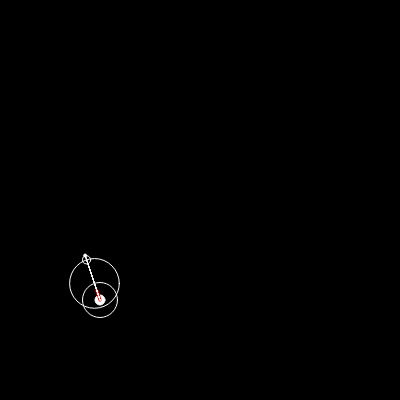
Frame 1 (no input)
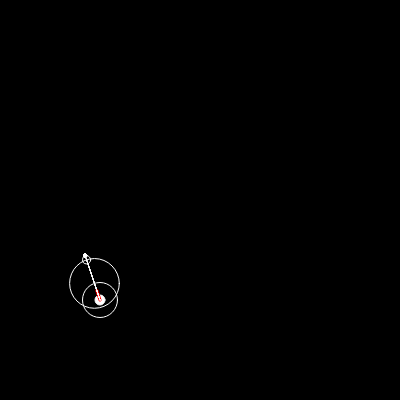
Frame 60 (no input)
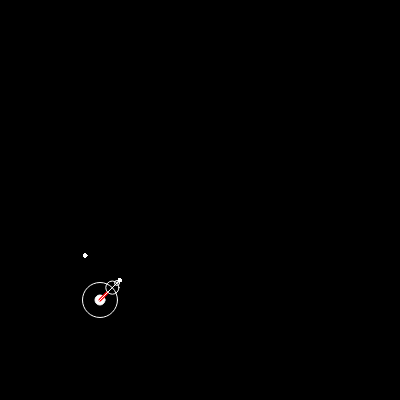
Frame 120 (the mouse pressed at the canvas centre since frame 60)

The p5.js sketch that drew these frames (run headless with seeded random() and noise() and a simulated clock; from frame 60 on, the mouse is pressed at the canvas centre):

// p5.js sketch
// ── sketch.js
let canvas_width = 400;
let canvas_height = 400;
let scene = [];
let threshold = 1;
let particle;
let rendered = [];

function setup() {
  createCanvas(canvas_width, canvas_height);

  //random arrangement of objects
  let num_sq = Math.ceil(random(2,6));
  console.log(num_sq)
  for(let i=0; i<num_sq; i++){
    let center = createVector(random(0,canvas_width), random(0,canvas_height));
    scene.push(new Square(center, random(0, 200), random(0,200), random(0,360)));
  }

  let num_ci = Math.ceil(random(2,6));
  for(let i=0; i<num_ci; i++){
    let center = createVector(random(0,canvas_width), random(0,canvas_height));
    scene.push(new Circle_Obj(center, random(0, 100)));
  }

  //uncomment for predetermined arrangement of objects
  // scene.push(new Circle_Obj(createVector(100, 100), 100));
  // scene.push(new Circle_Obj(createVector(400, 400), 150));
  // scene.push(new Square(createVector(200, 100), 50, 100, 30));
  // scene.push(new Square(createVector(350, 300), 100, 200, 0));
  // scene.push(new Square(createVector(400, 0), 100, 200, 10));

  //the origin point of the sphere tracing
  particle = new Particle(createVector(100, 300));
  fill(255);
  stroke(255);
}

function draw() {
  //particle.add_angle(0.01); //uncomment to auto rotate the partical (no mouse)
  background(0);

  //point ray at mouse
  particle.lookAt(mouseX, mouseY);

  let frames_circles = [];
  let frames_lines = [];
  let draw = true;
  let curr_pos = particle.pos.copy();
  let min = Infinity;
  particle.show();

  //uncomment to render all objects
  // for(let item of scene){
  //   item.show()
  // }

  //implement sphere tracing algorithm
  while(min>0.01){

    //find the closest object (and thus the biggest possible radius of next 'sphere')
    min = Infinity;
    for(let item of scene){
      distance = item.distance(curr_pos);
      if(distance < min){
        min = distance;
      }
    }

    //push current circle to be rendered
    frames_circles.push([curr_pos.x, curr_pos.y, 2*min]);

    //find point on radius of sphere particle is 'looking' at
    ray_cast_pos = new Circle(curr_pos, min).intersect(particle.ray);
    frames_lines.push([particle.pos.x, particle.pos.y, ray_cast_pos.x, ray_cast_pos.y]);
    //move to the point on radius to keep iterating algorithm
    curr_pos = ray_cast_pos.copy();

    //dont draw if not looking at object
    if(curr_pos.x > canvas_width || curr_pos.y > canvas_height || curr_pos.x < 0 || curr_pos.y < 0){
      draw = false;
      break;
    }

  }
  //add the point we're looking at to be rendered
  if(!(curr_pos in rendered)){
    rendered.push(curr_pos);
  }

  if(draw){
    push();
    noFill();
    //draw circles
    for(let frame of frames_circles){
      ellipse(frame[0], frame[1], frame[2]);
    }
    pop();
    //draw line of sight
    for(let lin of frames_lines){
      line(lin[0], lin[1], lin[2], lin[3]);
    }
  }

  //draw points on objects that have been 'seen'
  push();
  fill('white');
  stroke('white');
  for(pixel of rendered){
    ellipse(pixel.x, pixel.y, 3);
  }
  pop();
}

// ── circle.js
class Circle{
    constructor(center, radius){
        this.center = center;//position vector
        this.radius = radius;
    }

    intersect(ray){
        //takes a unit vector and returns the point (as vector) on the circles circumference that
        // the unit vector points to
        let vec = ray.dir.copy() //dont mutate the vector object passed in
        vec.normalize();
        vec.mult(this.radius);
        vec.add(this.center);
        return vec;
    }
}
// ── circle_obj.js
class Circle_Obj{
    constructor(center, radius){
        this.center = center;
        this.radius = radius;
    }

    show(){
        push();
        noFill();
        ellipse(this.center.x, this.center.y, 2*this.radius);
        pop();
    }

    distance(p){
        let pointer = createVector(p.x - this.center.x, p.y-this.center.y);
        pointer.normalize();
        pointer.mult(this.radius);

        pointer.add(this.center.x, this.center.y);
        pointer.add(-p.x, -p.y);
        return pointer.mag();
    }
}
// ── particle.js
class Particle{
    constructor(pos){
        this.angle = 0;
        this.pos = pos;
        this.ray = new Ray(this.pos, this.angle);
    }

    show(){
        ellipse(this.pos.x, this.pos.y, 10);
        this.ray.show();
    }

    lookAt(x,y){
        this.ray.dir = createVector(x - this.pos.x, y - this.pos.y);
        this.ray.dir.normalize();
    }

    add_angle(angle){
        let new_angle = this.ray.dir.heading() + angle;
        this.ray.dir.setHeading(new_angle);
    }
}
// ── ray.js
class Ray{
    constructor(origin, angle){
        this.origin = origin;
        this.angle = angle;
        this.dir = p5.Vector.fromAngle(radians(angle));
    }

    show(){
        push();
        stroke('red');
        strokeWeight(3);
        line(this.origin.x, this.origin.y, this.origin.x + 10*this.dir.x, this.origin.y + 10*this.dir.y);
        pop();
    }
}
// ── square.js
class Square{
    constructor(center, width, height, angle_offset){
        this.center = center;
        this.width = width;
        this.height = height;
        this.angle_offset = angle_offset;
        this.walls = [];

        let cnr1 = createVector(-width/2, height/2);
        let cnr2 = createVector(width/2, height/2);
        let cnr3 = createVector(width/2, -height/2);
        let cnr4 = createVector(-width/2, -height/2);

        cnr1.setHeading(cnr1.heading()+angle_offset);
        cnr2.setHeading(cnr2.heading()+angle_offset);
        cnr3.setHeading(cnr3.heading()+angle_offset);
        cnr4.setHeading(cnr4.heading()+angle_offset);

        cnr1.add(center);
        cnr2.add(center);
        cnr3.add(center);
        cnr4.add(center);

        this.walls.push(new Wall(cnr1.x, cnr1.y, cnr2.x, cnr2.y));
        this.walls.push(new Wall(cnr2.x, cnr2.y, cnr3.x, cnr3.y));
        this.walls.push(new Wall(cnr3.x, cnr3.y, cnr4.x, cnr4.y));
        this.walls.push(new Wall(cnr4.x, cnr4.y, cnr1.x, cnr1.y));
    }

    show(){
        for(let wall of this.walls){
            wall.show();
        }
    }

    distance(point){
        let record = Infinity;
        for(let wall of this.walls){
            let distance = wall.distance(point);
            if(distance < record){
                record = distance;
            }
        }

        return record;
    }
}
// ── style.css
html, body {
  margin: 0;
  padding: 0;
  height: 100%;
}

body{
  display: flex;
  justify-content: center;
  align-items: center;
}


canvas {
  display: block;
}

// ── wall.js
class Wall{
    constructor(x1,y1,x2,y2){
        this.a = createVector(x1,y1);
        this.b = createVector(x2,y2);
        this.vert = false;
        this.hor = false;
        this.m = null;
        this.n = null; // equation: ny = mx + c
        this.c = null;

        this.midpoint = createVector((x1+x2)/2, (y1+y2)/2);
        this.line_width = createVector(x1 - this.midpoint.x, y1 - this.midpoint.y).mag();

        if(x1 == x2){ //vertical line
            this.vert = true;
            this.m = 1;
            this.n = 0;
            this.c = -x1;

        }else if(y2 == y1){ //horizontal line
            this.hor = true;
            this.n = 1;
            this.m = 0;
            this.c = y1;
        } else { //not a vertical or horizontal line
            this.n = 1;
            this.m = (y2-y1)/(x2-x1);
            this.c = y1 - (this.m * x1);
        }
    }

    show(){
        push();
        stroke(255);
        line(this.a.x, this.a.y, this.b.x, this.b.y);
        pop();
    }

    distance(point){
        let px = point.x;
        let py = point.y;
        //if neither vertical or horizontal line, use regular equation
        //let den = sqrt((this.b.x - this.a.x)**2 + (this.b.y - this.a.y)**2);
        //let dist = abs((this.b.x-this.a.x)*(this.a.y - py) - (this.a.x - px)*(this.b.y - this.a.y))/den;

        let a = this.m;
        let b =  -this.n;
        let c = this.c;

        let denom = (a**2 + b**2);
        let xpos = (b*(b*px-a*py)-a*c)/denom;
        let ypos = (a*(-b*px+a*py)-b*c)/denom;

        let pos = createVector(xpos - this.midpoint.x, ypos - this.midpoint.y);
        if(pos.mag() > this.line_width){
            pos.normalize();
            pos.mult(this.line_width);
        }
        pos.add(this.midpoint);
        pos.add(-px, -py);
        return(pos.mag()); //returns vector position of the closest point on the line

    }
}
